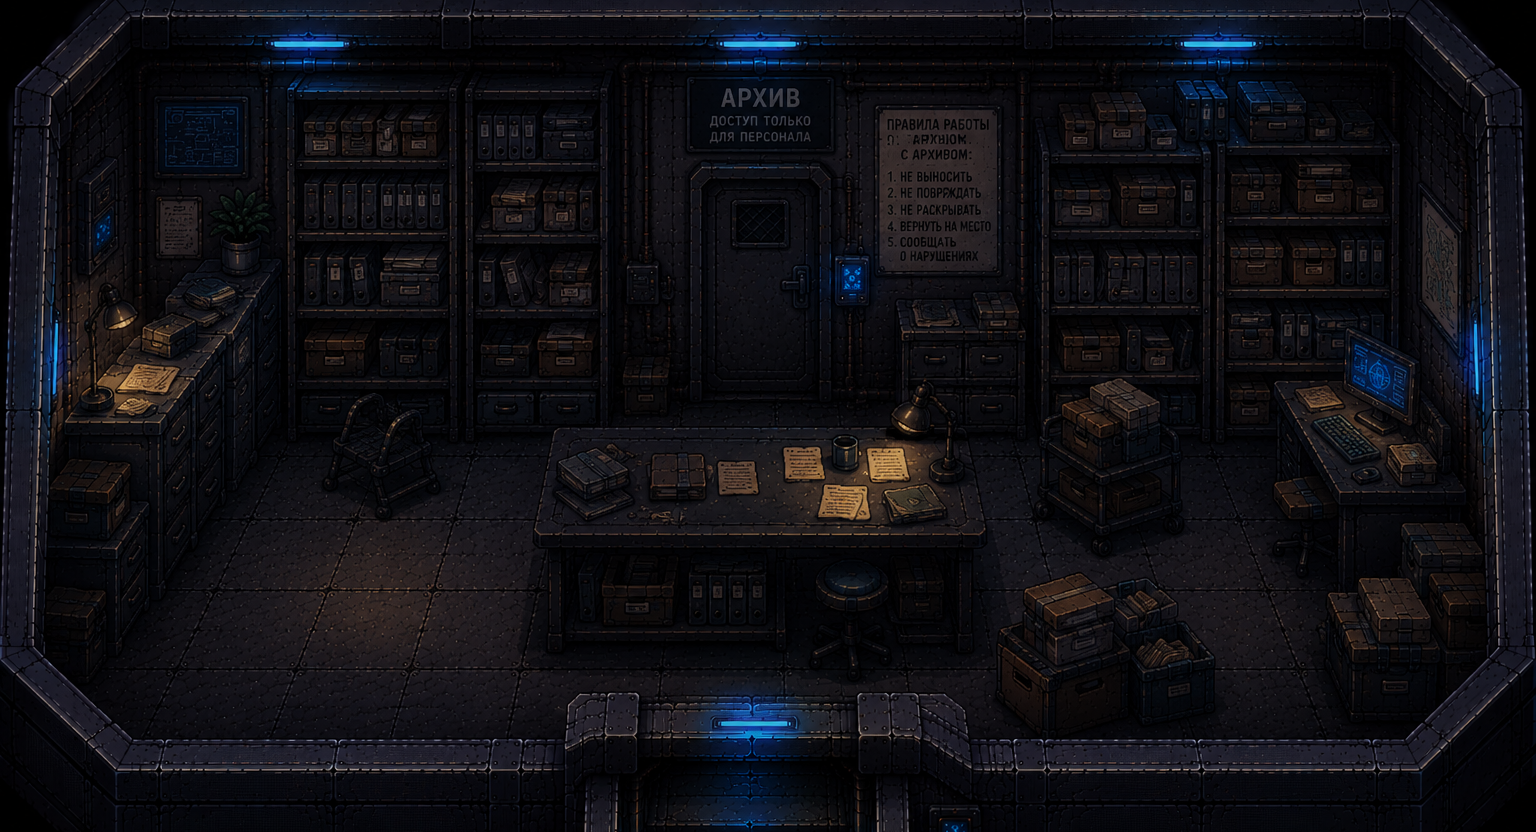

Rendered tile map (Tiled .tmx) drawn with the repository's tilesets; below, a short description and the full map source, tile grids included:
An orthogonal 48x26 tile map with 32x32 px tiles, 1 tile layer (Слой тайлов 1) and 2 objects (spawn, exit2).

<map version="1.10" tiledversion="1.12.1" orientation="orthogonal" renderorder="right-down" width="48" height="26" tilewidth="32" tileheight="32" infinite="0" nextlayerid="4" nextobjectid="5">
 <tileset firstgid="1" name="k2" tilewidth="32" tileheight="32" tilecount="1536" columns="48">
  <image source="k2.png" width="1536" height="1024" />
 </tileset>
 <layer id="1" name="Слой тайлов 1" width="48" height="26">
  <data encoding="csv">
49,50,51,52,53,54,55,56,57,58,59,60,61,62,63,64,65,66,67,68,69,70,71,72,73,74,75,76,77,78,79,80,81,82,83,84,85,86,87,88,89,90,91,92,93,94,95,96,
97,98,99,100,101,102,103,104,105,106,107,108,109,110,111,112,113,114,115,116,117,118,119,120,121,122,123,124,125,126,127,128,129,130,131,132,133,134,135,136,137,138,139,140,141,142,143,144,
145,146,147,148,149,150,151,152,153,154,155,156,157,158,159,160,161,162,163,164,165,166,167,168,169,170,171,172,173,174,175,176,177,178,179,180,181,182,183,184,185,186,187,188,189,190,191,192,
193,194,195,196,197,198,199,200,201,202,203,204,205,206,207,208,209,210,211,212,213,214,215,216,217,218,219,220,221,222,223,224,225,226,227,228,229,230,231,232,233,234,235,236,237,238,239,240,
241,242,243,244,245,246,247,248,249,250,251,252,253,254,255,256,257,258,259,260,261,262,263,264,265,266,267,268,269,270,271,272,273,274,275,276,277,278,279,280,281,282,283,284,285,286,287,288,
289,290,291,292,293,294,295,296,297,298,299,300,301,302,303,304,305,306,307,308,309,310,311,312,313,314,315,316,317,318,319,320,321,322,323,324,325,326,327,328,329,330,331,332,333,334,335,336,
337,338,339,340,341,342,343,344,345,346,347,348,349,350,351,352,353,354,355,356,357,358,359,360,361,362,363,364,365,366,367,368,369,370,371,372,373,374,375,376,377,378,379,380,381,382,383,384,
385,386,387,388,389,390,391,392,393,394,395,396,397,398,399,400,401,402,403,404,405,406,407,408,409,410,411,412,413,414,415,416,417,418,419,420,421,422,423,424,425,426,427,428,429,430,431,432,
433,434,435,436,437,438,439,440,441,442,443,444,445,446,447,448,449,450,451,452,453,454,455,456,457,458,459,460,461,462,463,464,465,466,467,468,469,470,471,472,473,474,475,476,477,478,479,480,
481,482,483,484,485,486,487,488,489,490,491,492,493,494,495,496,497,498,499,500,501,502,503,504,505,506,507,508,509,510,511,512,513,514,515,516,517,518,519,520,521,522,523,524,525,526,527,528,
529,530,531,532,533,534,535,536,537,538,539,540,541,542,543,544,545,546,547,548,549,550,551,552,553,554,555,556,557,558,559,560,561,562,563,564,565,566,567,568,569,570,571,572,573,574,575,576,
577,578,579,580,581,582,583,584,585,586,587,588,589,590,591,592,593,594,595,596,597,598,599,600,601,602,603,604,605,606,607,608,609,610,611,612,613,614,615,616,617,618,619,620,621,622,623,624,
625,626,627,628,629,630,631,632,633,634,635,636,637,638,639,640,641,642,643,644,645,646,647,648,649,650,651,652,653,654,655,656,657,658,659,660,661,662,663,664,665,666,667,668,669,670,671,672,
673,674,675,676,677,678,679,680,681,682,683,684,685,686,687,688,689,690,691,692,693,694,695,696,697,698,699,700,701,702,703,704,705,706,707,708,709,710,711,712,713,714,715,716,717,718,719,720,
721,722,723,724,725,726,727,728,729,730,731,732,733,734,735,736,737,738,739,740,741,742,743,744,745,746,747,748,749,750,751,752,753,754,755,756,757,758,759,760,761,762,763,764,765,766,767,768,
769,770,771,772,773,774,775,776,777,778,779,780,781,782,783,784,785,786,787,788,789,790,791,792,793,794,795,796,797,798,799,800,801,802,803,804,805,806,807,808,809,810,811,812,813,814,815,816,
817,818,819,820,821,822,823,824,825,826,827,828,829,830,831,832,833,834,835,836,837,838,839,840,841,842,843,844,845,846,847,848,849,850,851,852,853,854,855,856,857,858,859,860,861,862,863,864,
865,866,867,868,869,870,871,872,873,874,875,876,877,878,879,880,881,882,883,884,885,886,887,888,889,890,891,892,893,894,895,896,897,898,899,900,901,902,903,904,905,906,907,908,909,910,911,912,
913,914,915,916,917,918,919,920,921,922,923,924,925,926,927,928,929,930,931,932,933,934,935,936,937,938,939,940,941,942,943,944,945,946,947,948,949,950,951,952,953,954,955,956,957,958,959,960,
961,962,963,964,965,966,967,968,969,970,971,972,973,974,975,976,977,978,979,980,981,982,983,984,985,986,987,988,989,990,991,992,993,994,995,996,997,998,999,1000,1001,1002,1003,1004,1005,1006,1007,1008,
1009,1010,1011,1012,1013,1014,1015,1016,1017,1018,1019,1020,1021,1022,1023,1024,1025,1026,1027,1028,1029,1030,1031,1032,1033,1034,1035,1036,1037,1038,1039,1040,1041,1042,1043,1044,1045,1046,1047,1048,1049,1050,1051,1052,1053,1054,1055,1056,
1057,1058,1059,1060,1061,1062,1063,1064,1065,1066,1067,1068,1069,1070,1071,1072,1073,1074,1075,1076,1077,1078,1079,1080,1081,1082,1083,1084,1085,1086,1087,1088,1089,1090,1091,1092,1093,1094,1095,1096,1097,1098,1099,1100,1101,1102,1103,1104,
1105,1106,1107,1108,1109,1110,1111,1112,1113,1114,1115,1116,1117,1118,1119,1120,1121,1122,1123,1124,1125,1126,1127,1128,1129,1130,1131,1132,1133,1134,1135,1136,1137,1138,1139,1140,1141,1142,1143,1144,1145,1146,1147,1148,1149,1150,1151,1152,
1153,1154,1155,1156,1157,1158,1159,1160,1161,1162,1163,1164,1165,1166,1167,1168,1169,1170,1171,1172,1173,1174,1175,1176,1177,1178,1179,1180,1181,1182,1183,1184,1185,1186,1187,1188,1189,1190,1191,1192,1193,1194,1195,1196,1197,1198,1199,1200,
1201,1202,1203,1204,1205,1206,1207,1208,1209,1210,1211,1212,1213,1214,1215,1216,1217,1218,1219,1220,1221,1222,1223,1224,1225,1226,1227,1228,1229,1230,1231,1232,1233,1234,1235,1236,1237,1238,1239,1240,1241,1242,1243,1244,1245,1246,1247,1248,
1249,1250,1251,1252,1253,1254,1255,1256,1257,1258,1259,1260,1261,1262,1263,1264,1265,1266,1267,1268,1269,1270,1271,1272,1273,1274,1275,1276,1277,1278,1279,1280,1281,1282,1283,1284,1285,1286,1287,1288,1289,1290,1291,1292,1293,1294,1295,1296
</data>
 </layer>
 <objectgroup id="2" name="spawn">
  <object id="1" name="spawn" x="752" y="664">
   <point />
  </object>
 </objectgroup>
 <objectgroup id="3" name="exit">
  <object id="4" name="exit2" x="594" y="664" width="322" height="122" />
 </objectgroup>
</map>
